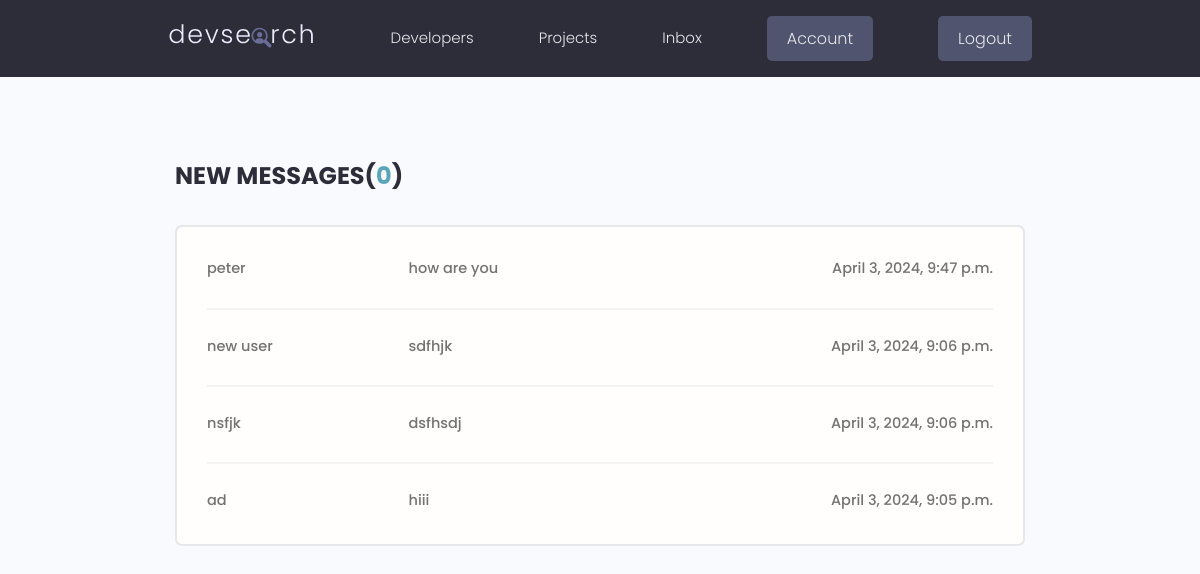
The app's page /inbox/ (signed in) with its own data.
### users/models.py (models this page shows, shortened)
class Message(models.Model):
    sender = models.ForeignKey(Profile,on_delete=models.SET_NULL,null=True,blank=True)
    recipient = models.ForeignKey(Profile,on_delete=models.SET_NULL,null=True,blank=True, related_name="messages")
    name= models.CharField(max_length=200,null=True,blank=True)
    email= models.EmailField(max_length=200,null=True,blank=True)
    subject= models.CharField(max_length=200,null=True,blank=True)
    body= models.TextField()
    is_read =models.BooleanField(default=False,null=True)
    created = models.DateTimeField(auto_now_add=True)
    id = models.UUIDField(default=uuid.uuid4,unique=True,primary_key=True,editable=False)
    class Meta:
        ordering = ['is_read','-created']

### users/views.py (the view)
# urls.py: path('inbox/',views.inbox,name="inbox"),
@login_required(login_url="login")
def inbox(request):
    profile = request.user.profile
    messagerequest = profile.messages.all() #due to related name in models py file
    unread_count = messagerequest.filter(is_read=False).count()
    context = {'messagerequest':messagerequest,'unread_count':unread_count}
    return render(request,'users/inbox.html',context)

### users/templates/users/inbox.html
{% extends 'main.html' %}
{% block content%}
  <main class="inbox my-xl">
    <div class="content-box">
      <h3 class="inbox__title">New Messages(<span>{{unread_count}}</span>)</h3>
      <ul class="messages">
        {% for message in messagerequest %}
        {% if message.is_read == False %}
        <li class="message message--unread">
          {%else%}
          <li class="message">
          {%endif%}
          <a href="{% url 'message' message.id %}">
            <span class="message__author">{{message.name}}</span>
            <span class="message__subject">{{message.subject}}</span>
            <span class="message__date">{{message.created}}</span>
          </a>
        </li>
         {% endfor %}
      </ul>
    </div>
  </main>
  {% endblock content%}

### static/styles/app.css (style rules this page uses)
:root { --color-sub: #2d2d39; }
.content-box { width: 95%; max-width: 85rem; margin: 0 auto; }
.inbox { height: 90vh; }
.inbox__title, .inbox__title span { font-size: 2.4rem; font-weight: 700; color: var(--color-sub); text-transform: uppercase; text-align: left; margin-bottom: 3rem; }
.inbox__title span { color: var(--color-main); }
.messages { list-style: none; background: var(--color-white); padding: 0.5rem 3rem; border: 2px solid var(--color-light); border-radius: 0.7rem; }
.message { padding: 2.5rem 0; }
.message > a span { font-size: 1.45rem; font-weight: 500; }
.message:not(:last-child) { border-bottom: 2px solid var(--color-white-light); }
.message > a { display: flex; gap: 1rem; }
.message__author, .message__date { flex-basis: 25%; }
.message__subject { flex-basis: 50%; }
.message__date { text-align: right; }

### static/uikit/styles/modules/_variables.css (style rules this page uses)
:root { --color-main: #5aa5b9; --color-main-light: #e6faff; --color-sub: #3f4156; --color-sub-light: #51546e; --color-sub-lighter: #ededfd; --color-text: #737373; --color-gray: #8b8b8b; --color-light: #e5e7eb; --color-light-gray: #767676; --color-bg: #f8fafd; --color-white: #fffefd; --color-white-light: #f3f3f3; --color-success: #359e64; --color-success-bg: #def8e8; --color-error: #fc4b0b; --color-error-bg: #fff2ee; --font-base: 'Poppins', arial, helvetica, 'Segoe UI', roboto, ubuntu, sans-serif; --font-monospace: 'Fira Code', 'Courier New', courier, monospace; --font-regular: 300; --font-medium: 500; --font-bold: 700; --generic-shadow: 1px 1px 5px #00000010; --generic-transition: all 0.3s ease-in-out; }

### static/uikit/styles/modules/_base.css (style rules this page uses)
* { margin: 0; padding: 0; box-sizing: border-box; text-rendering: optimizeLegibility; color: inherit; font-size: inherit; }
html { font-size: 50%; }
@media only screen and (min-width: 480px) { html { font-size: 56.25%; } }
@media only screen and (min-width: 1200px) { html { font-size: 62.5%; } }
body { line-height: 1.6; font-weight: 400; font-size: 1.5rem; color: var(--color-text); background-color: var(--color-bg); min-height: 100vh; }

### static/uikit/styles/modules/_typography.css (style rules this page uses)
* { font-family: var(--font-base); }
h3 { font-size: 3.2rem; font-weight: var(--font-medium); }
p, span, strong { font-size: 1.6rem; color: var(--color-text); font-weight: var(--font-regular); }
a { padding-bottom: 2px; text-decoration: none; display: inline-block; color: var(--color-main); font-weight: var(--font-medium); }

### static/uikit/styles/modules/_utilities.css (style rules this page uses)
.my-xl { margin: 8rem auto; }

### records on screen
Message: name "peter", subject "how are you", created "April 3, 2024, 9:47 p.m."
Message: name "new user", subject "sdfhjk", created "April 3, 2024, 9:06 p.m."
Message: name "nsfjk", subject "dsfhsdj", created "April 3, 2024, 9:06 p.m."
Message: name "ad", subject "hiii", created "April 3, 2024, 9:05 p.m."

### other values on screen
{{ unread_count }} "0"
